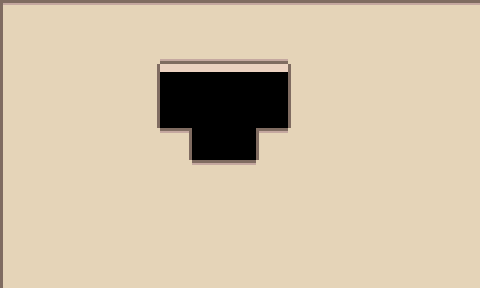

Below is a game level as drawn by its tile map, then a one-line description and the .tmx file that defines it, in full:
An orthogonal 15x9 tile map with 32x32 px tiles, 1 tile layer (Tile Layer 1).

<map version="1.0" orientation="orthogonal" width="15" height="9" tilewidth="32" tileheight="32">
 <tileset firstgid="1" name="Tiles" tilewidth="32" tileheight="32">
  <image source="../module-set.png" width="96" height="192" />
  <tile id="0">
   <properties>
    <property name="Name" value="TILE_TL" />
   </properties>
  </tile>
  <tile id="1">
   <properties>
    <property name="Name" value="TILE_TC" />
   </properties>
  </tile>
  <tile id="2">
   <properties>
    <property name="Name" value="TILE_TR" />
   </properties>
  </tile>
  <tile id="3">
   <properties>
    <property name="Name" value="TILE_ML" />
   </properties>
  </tile>
  <tile id="4">
   <properties>
    <property name="Name" value="TILE_MC" />
   </properties>
  </tile>
  <tile id="5">
   <properties>
    <property name="Name" value="TILE_MR" />
   </properties>
  </tile>
  <tile id="6">
   <properties>
    <property name="Name" value="TILE_BL" />
   </properties>
  </tile>
  <tile id="7">
   <properties>
    <property name="Name" value="TILE_BC" />
   </properties>
  </tile>
  <tile id="8">
   <properties>
    <property name="Name" value="TILE_BR" />
   </properties>
  </tile>
  <tile id="9">
   <properties>
    <property name="Name" value="TILE_TO" />
   </properties>
  </tile>
  <tile id="10">
   <properties>
    <property name="Name" value="TILE_RO" />
   </properties>
  </tile>
  <tile id="11">
   <properties>
    <property name="Name" value="TILE_BLANK" />
   </properties>
  </tile>
  <tile id="12">
   <properties>
    <property name="Name" value="TILE_LO" />
   </properties>
  </tile>
  <tile id="13">
   <properties>
    <property name="Name" value="TILE_BO" />
   </properties>
  </tile>
  <tile id="15">
   <properties>
    <property name="Name" value="TILE_UNDER" />
   </properties>
  </tile>
 </tileset>
 <layer name="Tile Layer 1" width="15" height="9">
  <data>
   <tile gid="1" />
   <tile gid="2" />
   <tile gid="2" />
   <tile gid="2" />
   <tile gid="2" />
   <tile gid="2" />
   <tile gid="2" />
   <tile gid="2" />
   <tile gid="2" />
   <tile gid="2" />
   <tile gid="2" />
   <tile gid="2" />
   <tile gid="2" />
   <tile gid="2" />
   <tile gid="2" />
   <tile gid="4" />
   <tile gid="5" />
   <tile gid="5" />
   <tile gid="5" />
   <tile gid="5" />
   <tile gid="8" />
   <tile gid="8" />
   <tile gid="8" />
   <tile gid="8" />
   <tile gid="5" />
   <tile gid="5" />
   <tile gid="5" />
   <tile gid="5" />
   <tile gid="5" />
   <tile gid="5" />
   <tile gid="4" />
   <tile gid="5" />
   <tile gid="5" />
   <tile gid="5" />
   <tile gid="6" />
   <tile gid="16" />
   <tile gid="16" />
   <tile gid="16" />
   <tile gid="16" />
   <tile gid="4" />
   <tile gid="5" />
   <tile gid="5" />
   <tile gid="5" />
   <tile gid="5" />
   <tile gid="5" />
   <tile gid="4" />
   <tile gid="5" />
   <tile gid="5" />
   <tile gid="5" />
   <tile gid="6" />
   <tile gid="12" />
   <tile gid="12" />
   <tile gid="12" />
   <tile gid="12" />
   <tile gid="4" />
   <tile gid="5" />
   <tile gid="5" />
   <tile gid="5" />
   <tile gid="5" />
   <tile gid="5" />
   <tile gid="4" />
   <tile gid="5" />
   <tile gid="5" />
   <tile gid="5" />
   <tile gid="5" />
   <tile gid="3" />
   <tile gid="12" />
   <tile gid="12" />
   <tile gid="1" />
   <tile gid="5" />
   <tile gid="5" />
   <tile gid="5" />
   <tile gid="5" />
   <tile gid="5" />
   <tile gid="5" />
   <tile gid="4" />
   <tile gid="5" />
   <tile gid="5" />
   <tile gid="5" />
   <tile gid="5" />
   <tile gid="5" />
   <tile gid="2" />
   <tile gid="2" />
   <tile gid="5" />
   <tile gid="5" />
   <tile gid="5" />
   <tile gid="5" />
   <tile gid="5" />
   <tile gid="5" />
   <tile gid="5" />
   <tile gid="4" />
   <tile gid="5" />
   <tile gid="5" />
   <tile gid="5" />
   <tile gid="5" />
   <tile gid="5" />
   <tile gid="5" />
   <tile gid="5" />
   <tile gid="5" />
   <tile gid="5" />
   <tile gid="5" />
   <tile gid="5" />
   <tile gid="5" />
   <tile gid="5" />
   <tile gid="5" />
   <tile gid="4" />
   <tile gid="5" />
   <tile gid="5" />
   <tile gid="5" />
   <tile gid="5" />
   <tile gid="5" />
   <tile gid="5" />
   <tile gid="5" />
   <tile gid="5" />
   <tile gid="5" />
   <tile gid="5" />
   <tile gid="5" />
   <tile gid="5" />
   <tile gid="5" />
   <tile gid="5" />
   <tile gid="4" />
   <tile gid="5" />
   <tile gid="5" />
   <tile gid="5" />
   <tile gid="5" />
   <tile gid="5" />
   <tile gid="5" />
   <tile gid="5" />
   <tile gid="5" />
   <tile gid="5" />
   <tile gid="5" />
   <tile gid="5" />
   <tile gid="5" />
   <tile gid="5" />
   <tile gid="5" />
  </data>
 </layer>
</map>